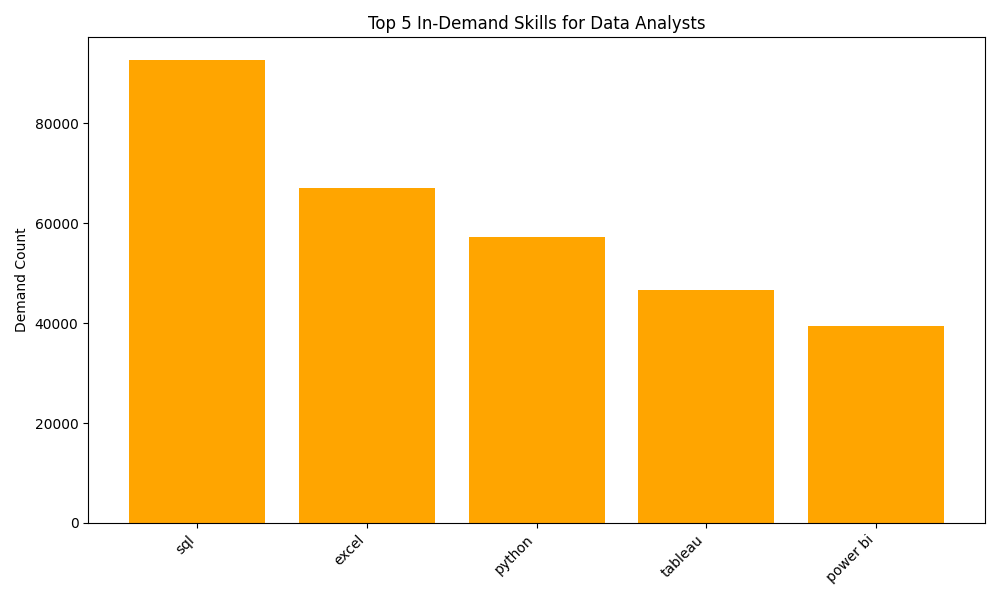

Here is the Python script that generated this plot:
import json
import pandas as pd
import matplotlib.pyplot as plt

# JSON data from results
data = [
  {
    "skill_id": 0,
    "skills": "sql",
    "demand_count": "92628"
  },
  {
    "skill_id": 181,
    "skills": "excel",
    "demand_count": "67031"
  },
  {
    "skill_id": 1,
    "skills": "python",
    "demand_count": "57326"
  },
  {
    "skill_id": 182,
    "skills": "tableau",
    "demand_count": "46554"
  },
  {
    "skill_id": 183,
    "skills": "power bi",
    "demand_count": "39468"
  }
]

# Load into DataFrame
df = pd.DataFrame(data)
df['demand_count'] = pd.to_numeric(df['demand_count'])
df = df.sort_values(by='demand_count', ascending=False)

# Plot
fig, ax = plt.subplots(figsize=(10, 6))
ax.bar(df['skills'], df['demand_count'], color='orange')
ax.set_ylabel('Demand Count')
ax.set_title('Top 5 In-Demand Skills for Data Analysts')
plt.xticks(rotation=45, ha='right')
plt.tight_layout()
plt.savefig('top_demanded_skills.png')  # Save to file